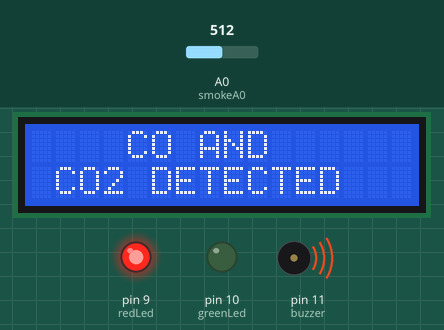
The sketch below on a simulated Arduino Uno, built with avr-gcc and run on an emulated ATmega328P. On the bench: 16×2 character LCD, output pins drawn as LEDs (lit = HIGH), buzzer (waves = sounding). The inputs (shaded band) are chosen by the test bench; at power-on: A0 (smokeA0) = 512. What the sketch prints to the serial monitor is not drawn.

Above: at 11.2 s.
11.3 s: A0 (smokeA0) set to 112
12.8 s: A0 (smokeA0) set to 96
At 15.7 s:
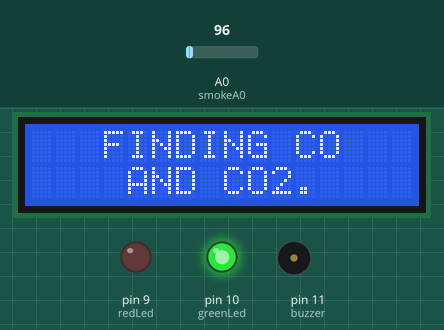
At 29.3 s:
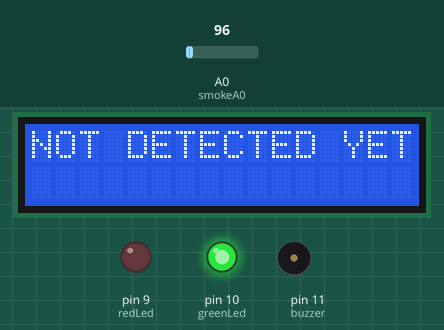
Timing chart, 0 to 30.8 s (numbered marks = the images above; inputs shaded):
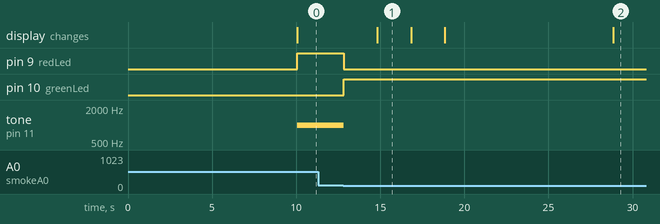

Measured:
- the behaviour switches between 101 and 100 on A0 (smokeA0) (found by bisection; images 0 and 1)
- after the input at 11.3 s, every drawn part: stays the same
- after the input at 12.8 s, pin 9 (redLed): HIGH → LOW at once; pin 10 (greenLed): LOW → HIGH at once; tone on pin 11 (buzzer): 1000 Hz → silent at once; the display: changes after 2.0 s (image 1)

The sketch:

NEW_CODE_2_nn_newest.ino
```cpp
#include <LiquidCrystal.h>
const int rs = 13, en = 12, d4 = 5, d5 = 4, d6 = 3, d7 = 2;
LiquidCrystal lcd(rs, en, d4, d5, d6, d7);
int redLed = 9;
int greenLed = 10;
int buzzer = 11;
int smokeA0 = A0;
// Your threshold value
int sensorThres =100 ;

void setup() {

  pinMode(redLed, OUTPUT);
  pinMode(greenLed, OUTPUT);
  pinMode(buzzer, OUTPUT);
  pinMode(smokeA0, INPUT);
  Serial.begin(9600);
  lcd.begin(16, 2);
  lcd.print("    WELCOME");
      lcd.setCursor(1,1);
      lcd.print("   GOODFELLAS");
      delay(10000);
      lcd.clear();


}
void loop() {
      float TestData = Serial.read();


  int analogSensor = analogRead(smokeA0);
  Serial.print("Pin A0: ");
  Serial.println(analogSensor);


   if (analogSensor <= sensorThres)
      { noTone(buzzer);
      digitalWrite(redLed, LOW);
      digitalWrite(greenLed, HIGH);
          delay(2000);
      lcd.clear();
        lcd.setCursor(3,0);

      lcd.print("FINDING CO ");

       lcd.setCursor(4,1);
      lcd.print("AND CO2.");

      delay(2000);
      lcd.clear();
      lcd.setCursor(3,0);
      lcd.print("FINDING CO ");
       lcd.setCursor(4,1);
      lcd.print("AND CO2..");
      delay(2000);
      lcd.clear();
      lcd.setCursor(3,0);
      lcd.print("FINDING CO ");
       lcd.setCursor(4,1);
      lcd.print("AND CO2...");
      delay(10000);
      lcd.clear();
      lcd.print("NOT DETECTED YET");
      delay(2000);
    }
    else
    {  lcd.clear();
      digitalWrite(redLed, HIGH);
    digitalWrite(greenLed, LOW);
    lcd.setCursor(0,0);
    lcd.print("    CO AND ");
    lcd.setCursor(0,1);
    lcd.print(" CO2 DETECTED");
    tone(buzzer, 1000, 200);
    delay(100);
    }

}
```
